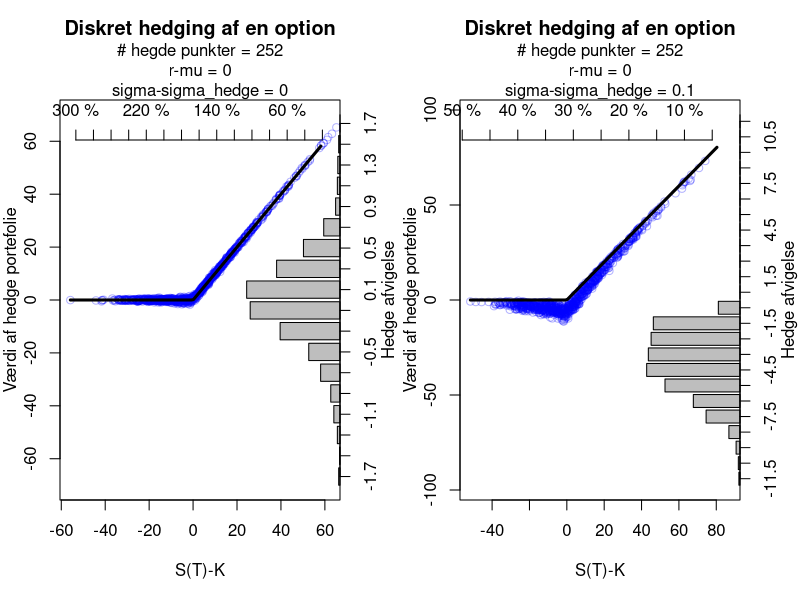
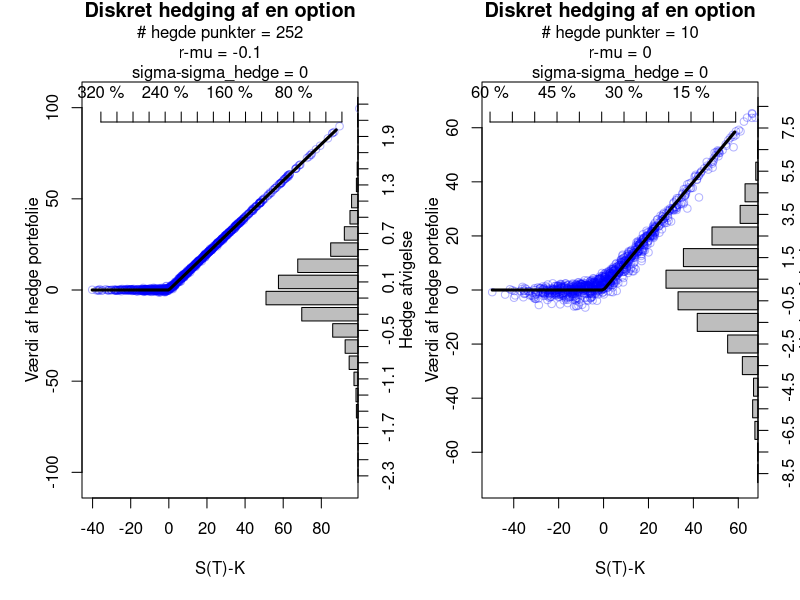
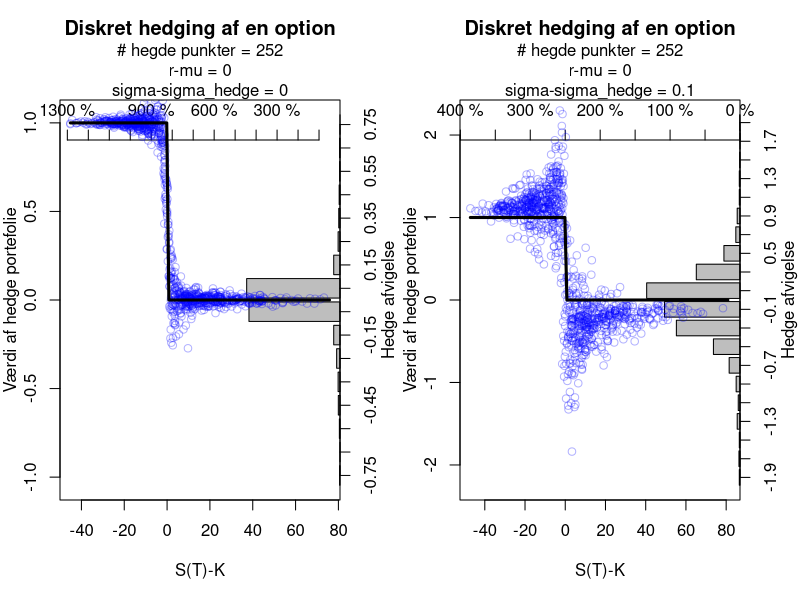
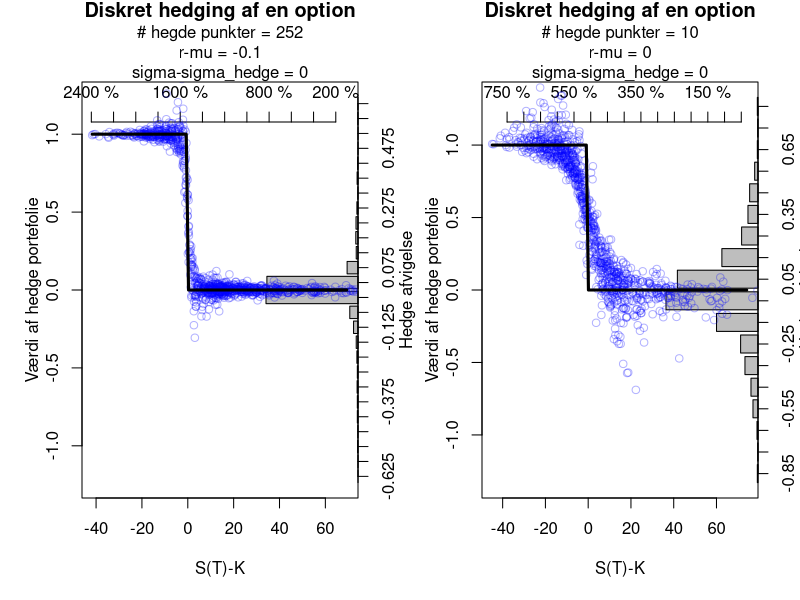

Source code (R) for these figures, in order:

BlackScholesFormula  <- function (spot,timetomat,strike,r, q=0, sigma, opttype=1, greektype=1)
{ 
  "
  Docstring skrevet af Jonas Wolff
  
  -----
  param spot
  ::Type float
    Start kurs
  
  param timetomat
  ::Type float
    løbetiden
    
  param strike
  ::Type float
    Strike
    
  param r
  ::Type float
    risikofri rente
  
  param q
  ::Type float
    tids diskontering på param. spot
    
  param sigma
  ::Type float
    sigma i blackschols (i.e. wienerprocessens koeficient)
    
  param opttype
  ::Type float
    =1 er det call
  
  param greektype
  ::Type float
    =1 er det prisen
    =2 er det tid t delta'et
    
  return
  ::Type float
    Blacksholes formel output
    
  
  "
  #opttype <- 3
  d1<-(log(spot/strike)+ ((r-q)+0.5*sigma^2)*timetomat)/(sigma*sqrt(timetomat))
  d2<-d1-sigma*sqrt(timetomat)
  # spot = Y_o
  # timetomat = T-t
  # q = (beta-alpha)
  if (opttype==1 && greektype==1) result<-spot*exp(-q*timetomat)*pnorm(d1)-strike*exp(-r*timetomat)*pnorm(d2)
  
  if (opttype==2 && greektype==1) result<-spot*exp(-q*timetomat)*pnorm(d1)-strike*exp(-r*timetomat)*pnorm(d2)-spot*exp(-q*timetomat)+strike*exp(-r*timetomat)
  
  if (opttype==1 && greektype==2) result<-exp(-q*timetomat)*pnorm(d1)
  
  if (opttype==2 && greektype==2) result<-exp(-q*timetomat)*(pnorm(d1)-1)
  
  if (greektype==3) result<-exp(-q*timetomat)*dnorm(d1)/(spot*sigma*sqrt(timetomat))
  
  if (greektype==4) result<-exp(-q*timetomat)*spot*dnorm(d1)*sqrt(timetomat)
  
  
  if (opttype==3 && greektype==1) result<- 1*exp(-r*(timetomat))*pnorm(log(strike/spot),(r-1/2*sigma^2)*timetomat,sigma*sqrt(timetomat))
  if (opttype==3 && greektype==2) result<- -1*exp(-r*(timetomat))*dnorm(log(strike/spot),(r-1/2*sigma^2)*timetomat,sigma*sqrt(timetomat))/spot
  return(result)
  BlackScholesFormula<-result
  
}

BlackScholesImpVol  <- function (obsprice,spot,timetomat,strike,r, q=0, opttype=1)
{ difference<- function(sigBS, obsprice,spot,timetomat,strike,r,q,opttype)
{BlackScholesFormula (spot,timetomat,strike,r,q,sigBS, opttype,1)-obsprice
}
uniroot(difference, c(10^-6,10),obsprice=obsprice,spot=spot,timetomat=timetomat,strike=strike,r=r,q=q,opttype=opttype)$root
}

# INITIALIZE
# ==========
S0<-100
r<-0.02
mu<-0.02

sigma<-0.2
sigma_hedge<-0.2

capT<-1
strike<-100

Nhedge<-252
Nrep<-1000

reset_var <- function(){
  S0<<-100
  r<<-0.02
  mu<<-0.02
  
  sigma<<-0.2
  sigma_hedge<<-0.2
  
  capT<<-1
  strike<<-100
  
  Nhedge<<-252
  Nrep<<-1000
}
reset_var()
# HEDGE
# =====


hedgeerror_plotter <- function(hedgeerror,St,Vpf,strike,opttype_=1){
  St <- St-strike
  strike <- 0
  lim <- max(abs(hedgeerror))
  histdata <- hist(hedgeerror,plot=FALSE,freq=FALSE,breaks=pretty(c(-lim,lim),n=20))
  histdata <- data.frame(Data=histdata$density,Index=histdata$mids)
  rownames(histdata) <- histdata$Index
  if (opttype_ != 3){xlm <- 1}
  if (opttype_ == 3){xlm <- 5}
  xlm <- max(histdata$Data)*3
  bp <- barplot(height=histdata$Data,width=1,pos=0,xlim=c(xlm,0), axes=FALSE, frame.plot=FALSE,xlab="",ylab="",main="", horiz=TRUE)
  axis(side=4, at = bp, labels=histdata$Index)#,labels=histdata$mids)
  mtext("Hedge afvigelse", side = 4, line = 1.9, col = 1)
  axis(side=3, at = pretty(c(xlm*0.9,xlm*0.1),n=10), line=-2, labels = paste(pretty(c(xlm*0.9,xlm*0.1),n=10)*100,"%"))
  par(new=TRUE)
  
  xlim_top <- max(St)*0.8
  ylim_top <- max(abs(Vpf))*0.9
  xlim_bot <- min(St)
  
  plot(St,Vpf,  col=rgb(red = 0, green = 0, blue = 1, alpha = 0.3),xlab="S(T)-K",ylab="",xlim=c(xlim_bot,xlim_top),ylim=c(-ylim_top,ylim_top))
  mtext(paste("# hegde punkter =",Nhedge), side = 3, line = 2, col = 1)
  mtext(paste("r-mu =",r-mu), side = 3, line = 1, col = 1)
  mtext(paste("sigma-sigma_hedge =",sigma-sigma_hedge), side = 3, line = 0, col = 1)
  mtext("Værdi af hedge portefolie", side = 2, line = 2, col = 1)
  title("Diskret hedging af en option", line = 3.25)
  garbage <- function(X){ X[abs(X)>ylim_top/1.2]=NaN;return(X) }
  if (opttype_ == 1){
    points(xlim_bot:xlim_top,garbage(pmax(xlim_bot:xlim_top - strike,0)),type='l',lwd=3) 
  }
  if (opttype_ == 2){
    points(xlim_bot:xlim_top,pmax(strike-xlim_bot:xlim_top,0),type='l',lwd=3) 
  }
  if (opttype_ == 3){
    points(xlim_bot:xlim_top,pmax(strike-xlim_bot:xlim_top,0)/abs(strike-xlim_bot:xlim_top),type='l',lwd=3) 
  }
}


for (opttype_ in c(1,3)){

  main_code <- function() {
    St<-rep(S0, length=Nrep)
    dt<-capT/Nhedge
    #initialoutlay<-BlackScholesFormula(S0,capT,strike, r,0,sigma_hedge,1,1)
    initialoutlay<-BlackScholesFormula(S0,capT,strike, r,0,sigma_hedge,opttype_,1)
    
    Vpf<-rep(initialoutlay,length=Nrep)
    
    a<-BlackScholesFormula(St,capT,strike, r,0,sigma_hedge,opttype_,2)
    b<-Vpf-a*St
    
    for(i in 2:Nhedge){
      St<-St*exp((mu-0.5*sigma^2)*dt +sigma*sqrt(dt)*rnorm(Nrep))	
      Vpf<-a*St+b*exp(dt*r)    
      a<-BlackScholesFormula(St,(capT-(i-1)*dt),strike, r,0,sigma_hedge,opttype_,2)
      b<-Vpf-a*St
    }
    
    St<-St*exp((mu-0.5*sigma^2)*dt +sigma*sqrt(dt)*rnorm(Nrep))
    Vpf<-a*St+b*exp(dt*r)
    if (opttype_ == 1){optionpayoff<-pmax(St-strike,0)}
    if (opttype_ == 2){optionpayoff<-pmax(strike-St,0)}
    if (opttype_ == 3){optionpayoff<-pmax(strike-St,0)/abs(strike-St)}
    hedgeerror<-Vpf-optionpayoff
    
    
    # SUMMARY STATS & GRAPHS
    # ======================
    print("---------------------------------------------------")
    print(paste(c("Option",opttype_)))
    print(c(paste("r-mu =",r-mu),paste("sigma-sigma_hedge =",sigma-sigma_hedge),paste("# hegde points =",Nhedge)))
    
    print(paste("Initial investment =",round(initialoutlay,4)))
    print(paste("Average discounted option payoff =",round(exp(-r*capT)*mean(optionpayoff),4)))
    print(paste("Average discounted portfolio value =",round(exp(-r*capT)*mean(Vpf),4)))
    print(paste("Terminal Hedge error mean =",mean(abs(hedgeerror))))
    print(paste("Terminal Hedge error SD =",sd(hedgeerror)))
    
    ToFile<-FALSE
    #par(mfrow=c(1,2))
    if (ToFile) png(file="Scatter.png",res=300,width = 3*480, height = 3*480)
    #(mfrow=c(1,2))
    hedgeerror_plotter(hedgeerror,St,Vpf,strike,opttype_ = opttype_)
    #text(50,125,paste("# hegde points =",Nhedge),adj=0)
    #text(50,120,paste("r-mu =",r-mu),adj=0)
    #text(50,115,paste("sigma-sigma_hedge =",sigma-sigma_hedge),adj=0)
    if (ToFile) dev.off()
    reset_var() # dårlig kode praksis men meget belejligt her.
  }
  png(filename=paste(opttype_,"opttype_standard_sigma.png"),res=300,width = 4*480, height = 3*480)
  par(mfrow=c(1,2),mar=c(5,3,5,3))
  main_code() # standard
  
  sigma_hedge <- 0.1
  main_code()
  dev.off()
  png(filename=paste(opttype_,"opttype_mu_Nhedge.png"),res=300,width = 4*480, height = 3*480)
  par(mfrow=c(1,2))
  mu <- 0.12
  main_code()
  
  Nhedge <- 10
  main_code()
  dev.off()
}


